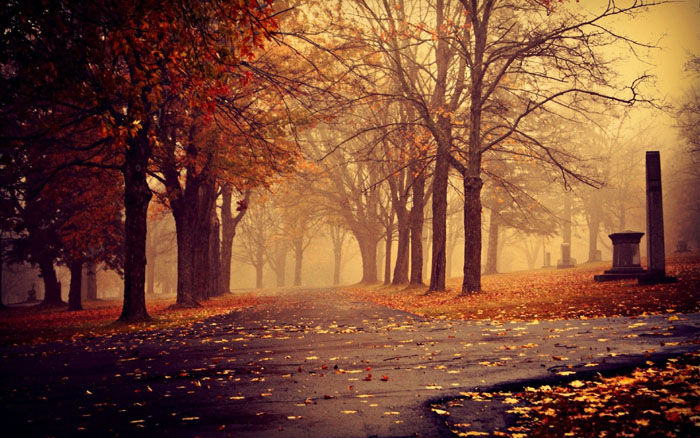
#> input picture basic/OpenCV/test.jpg, 700 x 438 px; the run also reads 1 picture not shown here
$ python img_op.py
#> lines starting #> are read from the running program, lines starting #| are printed output that depends on the picture; after the words box and inside, x2 and y2 are one past the last pixel; in counts of white or black regions, pixels touching at a corner belong together
import numpy as np
import cv2 as cv


def show_image(i):
    cv.imshow('image', i)
    cv.waitKey(0)
    cv.destroyAllWindows()


# 1. 获取并修改像素值
image = cv.imread("test.jpg")
#> image is the input picture: shape (438, 700, 3); mean B, G, R 51.7, 74.1, 122.6
px = image[100, 100]
#> px = [10, 3, 18]
print(px)
#| [10  3 18]
# [100,100]像素点的BGR值
blue = image[100, 100, 0]
#> blue = 10
green = image[100, 100, 1]
#> green = 3
red = image[100, 100, 2]
#> red = 18
print(blue, green, red)
#| 10 3 18
image[:, 100] = [255, 255, 255]
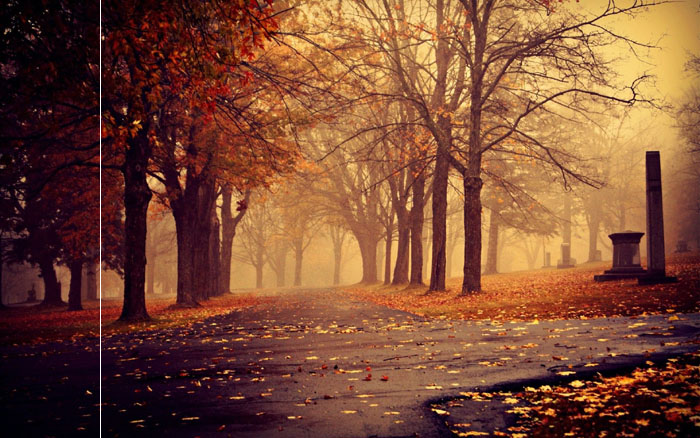
#> image: shape (438, 700, 3); 0.14% of pixels changed, all inside (x1, y1, x2, y2) = (100, 0, 101, 438)
# 通道拆分
image = cv.imread("test.jpg")
b, g, r = cv.split(image)  # 拆分
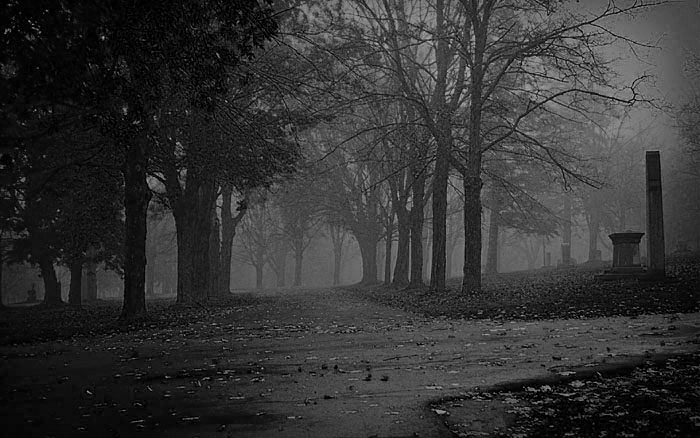
#> b: shape (438, 700); min 0, max 187, mean 51.7
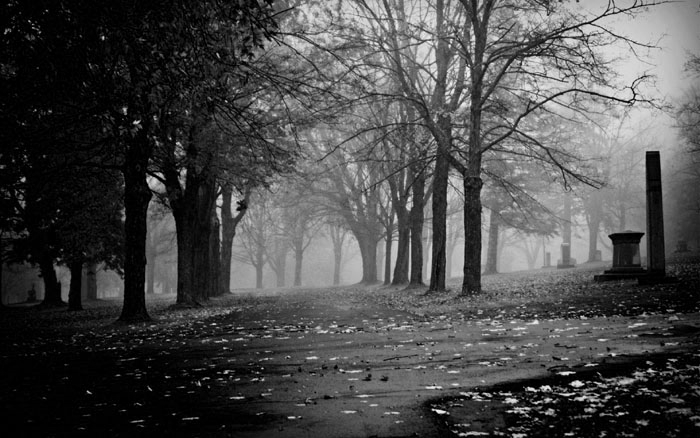
#> g: shape (438, 700); min 0, max 244, mean 74.1
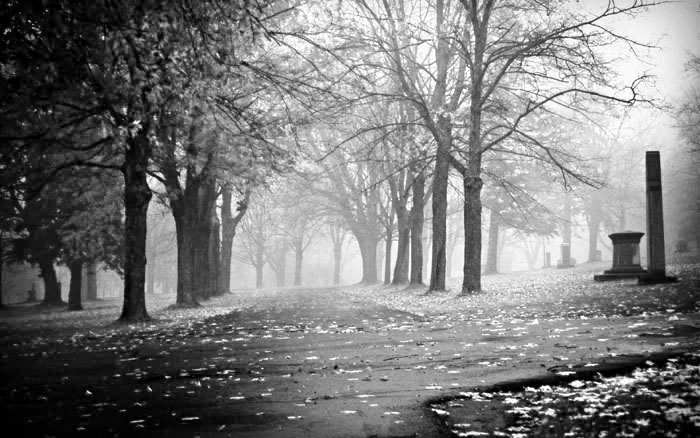
#> r: shape (438, 700); min 0, max 255, mean 122.6
print(b, g, r)
#> (printed output is left out)
b = image[:, :, 0]  # 拆分
image[:, :, 2] = 0  # 红色通道设置0
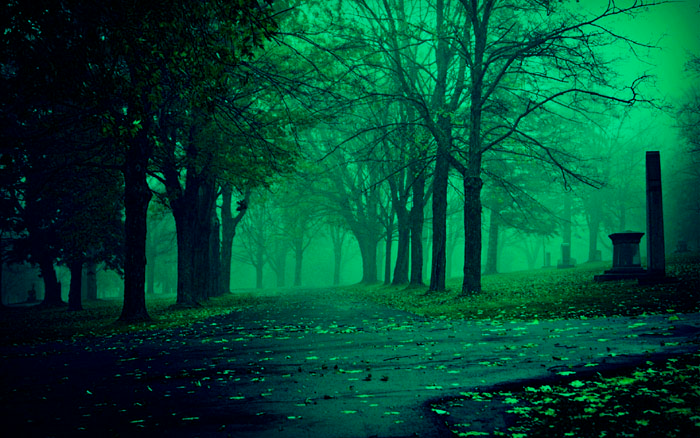
#> image: shape (438, 700, 3); mean B, G, R 51.7, 74.1, 0

# 图像扩边
image = cv.copyMakeBorder(image, 10, 10, 10, 10, cv.BORDER_WRAP)
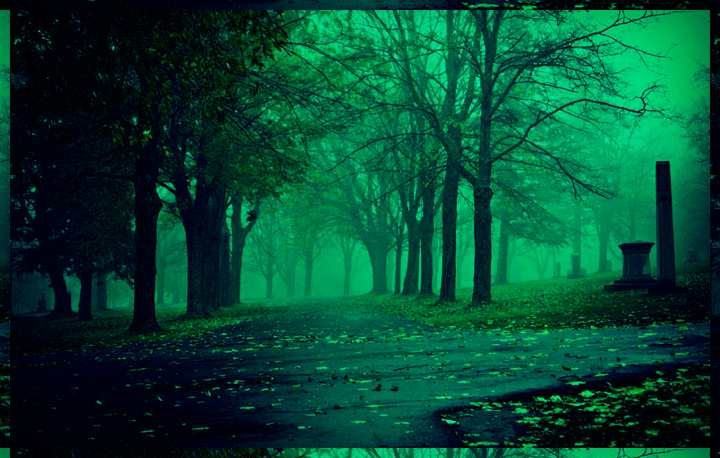
#> image: shape (458, 720, 3); mean B, G, R 50.6, 72.2, 0
print(image)
#> (printed output is left out)
image = cv.imread("test.jpg")

# 图像上的算数运算
x = np.uint8([250])  # 8位最大255
y = np.uint8([10])
cv.add(x, y)  # 饱和运算最大255, 250+10=260->255 优先选择
print(x + y)  # 模运算 250+10=260%256=4
# 图像混合计算公式: h(x)=(1-a)f(x)+ag(x)+Y , Y常数参数,将Y取0
image1 = cv.imread("test.jpg")
image2 = cv.imread("test_gray.jpg")
dst = cv.addWeighted(image1, 0.3, image2, 0.7, 0)
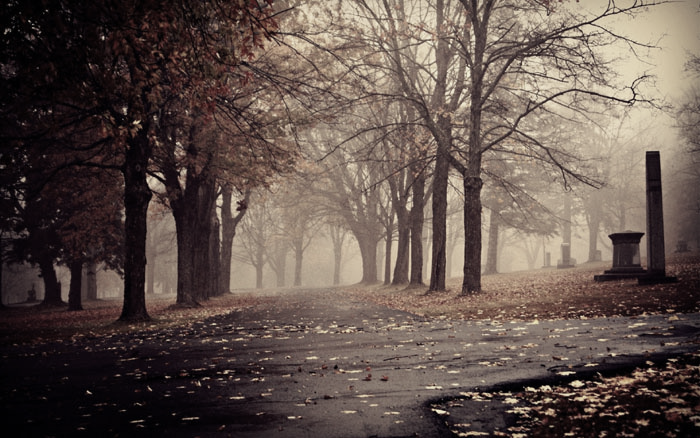
#> dst: shape (438, 700, 3); mean B, G, R 75.7, 82.4, 97
show_image(dst)
